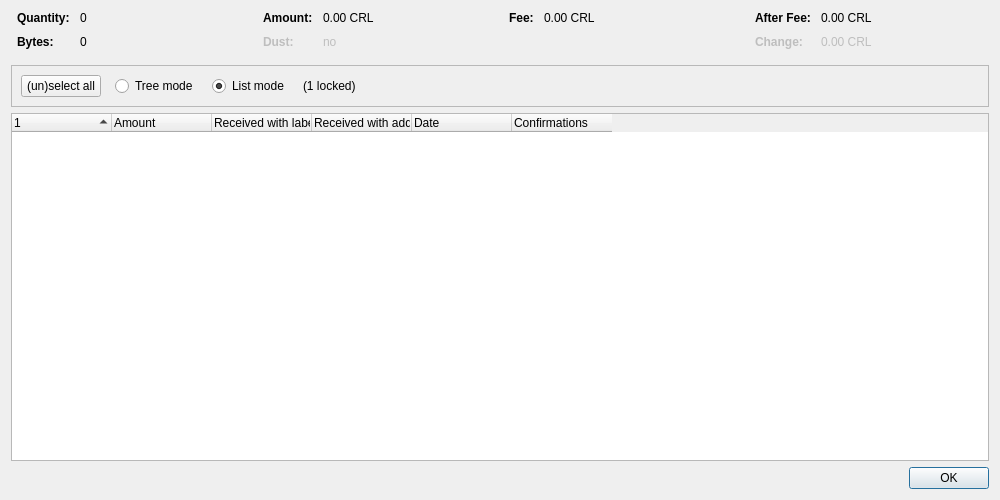
<?xml version="1.0" encoding="UTF-8"?>
<ui version="4.0">
 <class>CoinControlDialog</class>
 <widget class="QDialog" name="CoinControlDialog">
  <property name="geometry">
   <rect>
    <x>0</x>
    <y>0</y>
    <width>1000</width>
    <height>500</height>
   </rect>
  </property>
  <property name="windowTitle">
   <string>Coin Selection</string>
  </property>
  <layout class="QVBoxLayout" name="verticalLayout">
   <item>
    <layout class="QHBoxLayout" name="horizontalLayoutTop" stretch="0,0,0,0">
     <property name="topMargin">
      <number>0</number>
     </property>
     <property name="bottomMargin">
      <number>10</number>
     </property>
     <item>
      <layout class="QFormLayout" name="formLayoutCoinControl1">
       <property name="horizontalSpacing">
        <number>10</number>
       </property>
       <property name="verticalSpacing">
        <number>10</number>
       </property>
       <property name="leftMargin">
        <number>6</number>
       </property>
       <property name="rightMargin">
        <number>6</number>
       </property>
       <item row="0" column="0">
        <widget class="QLabel" name="labelCoinControlQuantityText">
         <property name="font">
          <font>
           <weight>75</weight>
           <bold>true</bold>
          </font>
         </property>
         <property name="text">
          <string>Quantity:</string>
         </property>
        </widget>
       </item>
       <item row="0" column="1">
        <widget class="QLabel" name="labelCoinControlQuantity">
         <property name="cursor">
          <cursorShape>IBeamCursor</cursorShape>
         </property>
         <property name="contextMenuPolicy">
          <enum>Qt::ActionsContextMenu</enum>
         </property>
         <property name="text">
          <string notr="true">0</string>
         </property>
         <property name="textInteractionFlags">
          <set>Qt::LinksAccessibleByMouse|Qt::TextSelectableByKeyboard|Qt::TextSelectableByMouse</set>
         </property>
        </widget>
       </item>
       <item row="1" column="0">
        <widget class="QLabel" name="labelCoinControlBytesText">
         <property name="font">
          <font>
           <weight>75</weight>
           <bold>true</bold>
          </font>
         </property>
         <property name="text">
          <string>Bytes:</string>
         </property>
        </widget>
       </item>
       <item row="1" column="1">
        <widget class="QLabel" name="labelCoinControlBytes">
         <property name="cursor">
          <cursorShape>IBeamCursor</cursorShape>
         </property>
         <property name="contextMenuPolicy">
          <enum>Qt::ActionsContextMenu</enum>
         </property>
         <property name="text">
          <string notr="true">0</string>
         </property>
         <property name="textInteractionFlags">
          <set>Qt::LinksAccessibleByMouse|Qt::TextSelectableByKeyboard|Qt::TextSelectableByMouse</set>
         </property>
        </widget>
       </item>
      </layout>
     </item>
     <item>
      <layout class="QFormLayout" name="formLayoutCoinControl2">
       <property name="horizontalSpacing">
        <number>10</number>
       </property>
       <property name="verticalSpacing">
        <number>10</number>
       </property>
       <property name="leftMargin">
        <number>6</number>
       </property>
       <property name="rightMargin">
        <number>6</number>
       </property>
       <item row="0" column="0">
        <widget class="QLabel" name="labelCoinControlAmountText">
         <property name="font">
          <font>
           <weight>75</weight>
           <bold>true</bold>
          </font>
         </property>
         <property name="text">
          <string>Amount:</string>
         </property>
        </widget>
       </item>
       <item row="0" column="1">
        <widget class="QLabel" name="labelCoinControlAmount">
         <property name="cursor">
          <cursorShape>IBeamCursor</cursorShape>
         </property>
         <property name="contextMenuPolicy">
          <enum>Qt::ActionsContextMenu</enum>
         </property>
         <property name="text">
          <string notr="true">0.00 CRL</string>
         </property>
         <property name="textInteractionFlags">
          <set>Qt::LinksAccessibleByMouse|Qt::TextSelectableByKeyboard|Qt::TextSelectableByMouse</set>
         </property>
        </widget>
       </item>
       <item row="1" column="0">
        <widget class="QLabel" name="labelCoinControlLowOutputText">
         <property name="enabled">
          <bool>false</bool>
         </property>
         <property name="font">
          <font>
           <weight>75</weight>
           <bold>true</bold>
          </font>
         </property>
         <property name="text">
          <string>Dust:</string>
         </property>
        </widget>
       </item>
       <item row="1" column="1">
        <widget class="QLabel" name="labelCoinControlLowOutput">
         <property name="enabled">
          <bool>false</bool>
         </property>
         <property name="cursor">
          <cursorShape>IBeamCursor</cursorShape>
         </property>
         <property name="contextMenuPolicy">
          <enum>Qt::ActionsContextMenu</enum>
         </property>
         <property name="text">
          <string notr="true">no</string>
         </property>
         <property name="textInteractionFlags">
          <set>Qt::LinksAccessibleByMouse|Qt::TextSelectableByKeyboard|Qt::TextSelectableByMouse</set>
         </property>
        </widget>
       </item>
      </layout>
     </item>
     <item>
      <layout class="QFormLayout" name="formLayoutCoinControl3">
       <property name="horizontalSpacing">
        <number>10</number>
       </property>
       <property name="verticalSpacing">
        <number>10</number>
       </property>
       <property name="leftMargin">
        <number>6</number>
       </property>
       <property name="rightMargin">
        <number>6</number>
       </property>
       <item row="0" column="0">
        <widget class="QLabel" name="labelCoinControlFeeText">
         <property name="font">
          <font>
           <weight>75</weight>
           <bold>true</bold>
          </font>
         </property>
         <property name="text">
          <string>Fee:</string>
         </property>
        </widget>
       </item>
       <item row="0" column="1">
        <widget class="QLabel" name="labelCoinControlFee">
         <property name="cursor">
          <cursorShape>IBeamCursor</cursorShape>
         </property>
         <property name="contextMenuPolicy">
          <enum>Qt::ActionsContextMenu</enum>
         </property>
         <property name="text">
          <string notr="true">0.00 CRL</string>
         </property>
         <property name="textInteractionFlags">
          <set>Qt::LinksAccessibleByMouse|Qt::TextSelectableByKeyboard|Qt::TextSelectableByMouse</set>
         </property>
        </widget>
       </item>
      </layout>
     </item>
     <item>
      <layout class="QFormLayout" name="formLayoutCoinControl4">
       <property name="horizontalSpacing">
        <number>10</number>
       </property>
       <property name="verticalSpacing">
        <number>10</number>
       </property>
       <property name="leftMargin">
        <number>6</number>
       </property>
       <property name="rightMargin">
        <number>6</number>
       </property>
       <item row="0" column="0">
        <widget class="QLabel" name="labelCoinControlAfterFeeText">
         <property name="font">
          <font>
           <weight>75</weight>
           <bold>true</bold>
          </font>
         </property>
         <property name="text">
          <string>After Fee:</string>
         </property>
        </widget>
       </item>
       <item row="0" column="1">
        <widget class="QLabel" name="labelCoinControlAfterFee">
         <property name="cursor">
          <cursorShape>IBeamCursor</cursorShape>
         </property>
         <property name="contextMenuPolicy">
          <enum>Qt::ActionsContextMenu</enum>
         </property>
         <property name="text">
          <string notr="true">0.00 CRL</string>
         </property>
         <property name="textInteractionFlags">
          <set>Qt::LinksAccessibleByMouse|Qt::TextSelectableByKeyboard|Qt::TextSelectableByMouse</set>
         </property>
        </widget>
       </item>
       <item row="1" column="0">
        <widget class="QLabel" name="labelCoinControlChangeText">
         <property name="enabled">
          <bool>false</bool>
         </property>
         <property name="font">
          <font>
           <weight>75</weight>
           <bold>true</bold>
          </font>
         </property>
         <property name="text">
          <string>Change:</string>
         </property>
        </widget>
       </item>
       <item row="1" column="1">
        <widget class="QLabel" name="labelCoinControlChange">
         <property name="enabled">
          <bool>false</bool>
         </property>
         <property name="cursor">
          <cursorShape>IBeamCursor</cursorShape>
         </property>
         <property name="contextMenuPolicy">
          <enum>Qt::ActionsContextMenu</enum>
         </property>
         <property name="text">
          <string notr="true">0.00 CRL</string>
         </property>
         <property name="textInteractionFlags">
          <set>Qt::LinksAccessibleByMouse|Qt::TextSelectableByKeyboard|Qt::TextSelectableByMouse</set>
         </property>
        </widget>
       </item>
      </layout>
     </item>
    </layout>
   </item>
   <item>
    <widget class="QFrame" name="frame">
     <property name="minimumSize">
      <size>
       <width>0</width>
       <height>40</height>
      </size>
     </property>
     <property name="frameShape">
      <enum>QFrame::StyledPanel</enum>
     </property>
     <property name="frameShadow">
      <enum>QFrame::Sunken</enum>
     </property>
     <layout class="QHBoxLayout" name="horizontalLayout">
      <item>
       <layout class="QHBoxLayout" name="horizontalLayoutPanel" stretch="0,0,0,0,0">
        <property name="spacing">
         <number>14</number>
        </property>
        <item>
         <widget class="QPushButton" name="pushButtonSelectAll">
          <property name="sizePolicy">
           <sizepolicy hsizetype="Maximum" vsizetype="Fixed">
            <horstretch>0</horstretch>
            <verstretch>0</verstretch>
           </sizepolicy>
          </property>
          <property name="text">
           <string>(un)select all</string>
          </property>
          <property name="autoDefault">
           <bool>false</bool>
          </property>
         </widget>
        </item>
        <item>
         <widget class="QRadioButton" name="radioTreeMode">
          <property name="sizePolicy">
           <sizepolicy hsizetype="Maximum" vsizetype="Fixed">
            <horstretch>0</horstretch>
            <verstretch>0</verstretch>
           </sizepolicy>
          </property>
          <property name="text">
           <string>Tree mode</string>
          </property>
         </widget>
        </item>
        <item>
         <widget class="QRadioButton" name="radioListMode">
          <property name="sizePolicy">
           <sizepolicy hsizetype="Maximum" vsizetype="Fixed">
            <horstretch>0</horstretch>
            <verstretch>0</verstretch>
           </sizepolicy>
          </property>
          <property name="text">
           <string>List mode</string>
          </property>
          <property name="checked">
           <bool>true</bool>
          </property>
         </widget>
        </item>
        <item>
         <widget class="QLabel" name="labelLocked">
          <property name="text">
           <string notr="true">(1 locked)</string>
          </property>
         </widget>
        </item>
        <item>
         <spacer name="horizontalSpacer">
          <property name="orientation">
           <enum>Qt::Horizontal</enum>
          </property>
          <property name="sizeHint" stdset="0">
           <size>
            <width>40</width>
            <height>20</height>
           </size>
          </property>
         </spacer>
        </item>
       </layout>
      </item>
     </layout>
    </widget>
   </item>
   <item>
    <widget class="CoinControlTreeWidget" name="treeWidget">
     <property name="contextMenuPolicy">
      <enum>Qt::CustomContextMenu</enum>
     </property>
     <property name="sortingEnabled">
      <bool>false</bool>
     </property>
     <property name="columnCount">
      <number>6</number>
     </property>
     <attribute name="headerShowSortIndicator" stdset="0">
      <bool>true</bool>
     </attribute>
     <attribute name="headerStretchLastSection">
      <bool>false</bool>
     </attribute>
     <column>
      <property name="text">
       <string/>
      </property>
     </column>
     <column>
      <property name="text">
       <string>Amount</string>
      </property>
     </column>
     <column>
      <property name="text">
       <string>Received with label</string>
      </property>
     </column>
     <column>
      <property name="text">
       <string>Received with address</string>
      </property>
     </column>
     <column>
      <property name="text">
       <string>Date</string>
      </property>
     </column>
     <column>
      <property name="text">
       <string>Confirmations</string>
      </property>
      <property name="toolTip">
       <string>Confirmed</string>
      </property>
     </column>
     <column>
      <property name="text">
       <string/>
      </property>
     </column>
     <column>
      <property name="text">
       <string/>
      </property>
     </column>
     <column>
      <property name="text">
       <string/>
      </property>
     </column>
     <column>
      <property name="text">
       <string/>
      </property>
     </column>
    </widget>
   </item>
   <item>
    <widget class="QDialogButtonBox" name="buttonBox">
     <property name="orientation">
      <enum>Qt::Horizontal</enum>
     </property>
     <property name="standardButtons">
      <set>QDialogButtonBox::Ok</set>
     </property>
    </widget>
   </item>
  </layout>
 </widget>
 <customwidgets>
  <customwidget>
   <class>CoinControlTreeWidget</class>
   <extends>QTreeWidget</extends>
   <header>qt/coincontroltreewidget.h</header>
  </customwidget>
 </customwidgets>
 <resources/>
 <connections/>
</ui>
